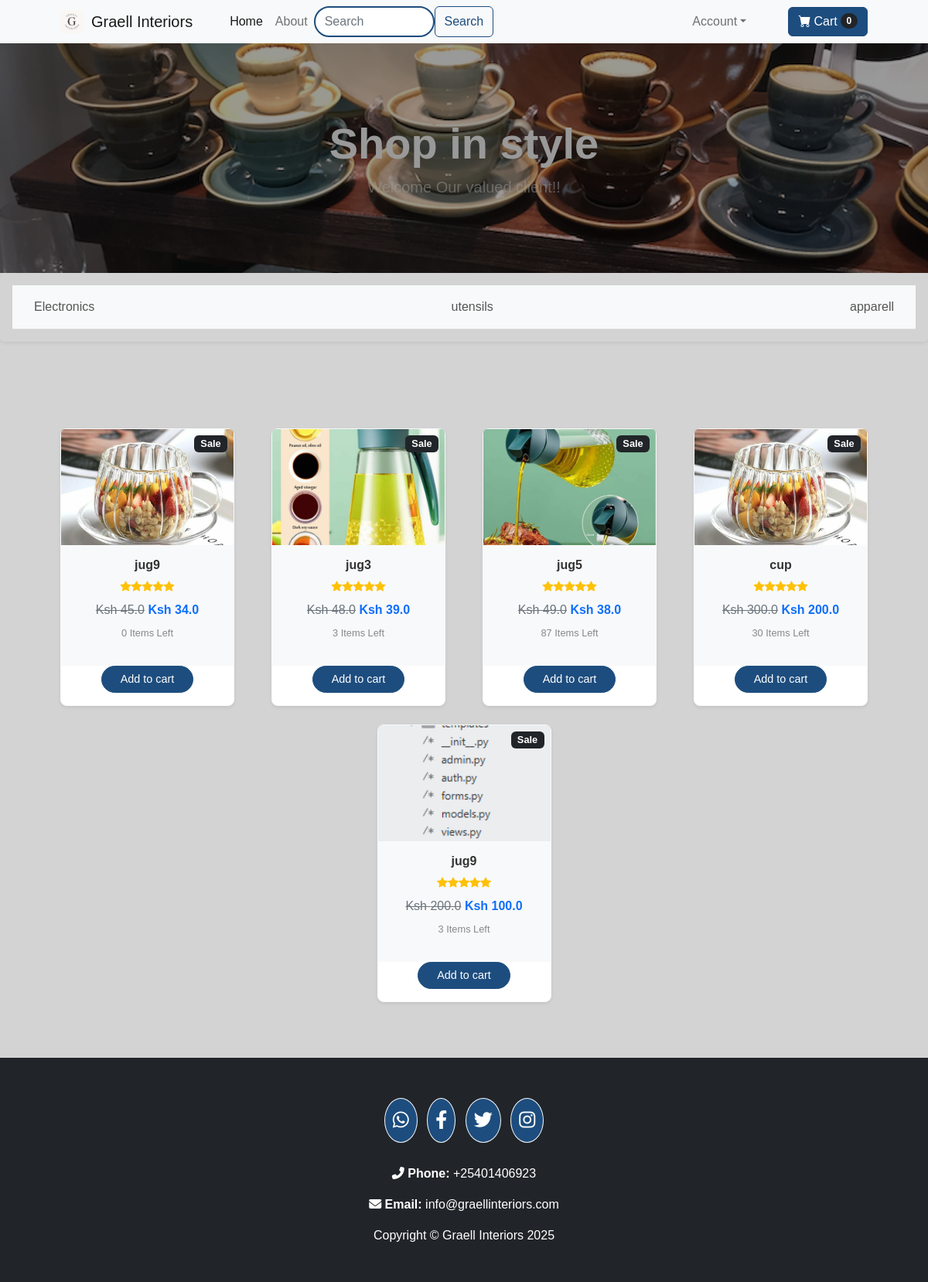
The page / on the database its author committed.
### website/models.py (models this page shows, shortened)
class Category(db.Model):
    id = db.Column(db.Integer, primary_key=True)
    name = db.Column(db.String(100), unique=True, nullable=False)
    products = db.relationship('Product', backref='category', lazy=True)

class Product(db.Model):
    id = db.Column(db.Integer, primary_key=True)
    product_name = db.Column(db.String(100), nullable=False)
    current_price = db.Column(db.Float, nullable=False)
    previous_price = db.Column(db.Float, nullable=False)
    in_stock = db.Column(db.Integer, nullable=False)
    product_picture = db.Column(db.String(1000), nullable=False)
    flash_sale = db.Column(db.Boolean, default=False)
    date_added = db.Column(db.DateTime, default=datetime.utcnow)
    category_id = db.Column(db.Integer, db.ForeignKey('category.id'), nullable=False)
    carts = db.relationship('Cart', backref=db.backref('product', lazy=True))
    orders = db.relationship('Order', backref=db.backref('product', lazy=True))

### website/views.py (the view)
@views.route('/')
def home():
    items = Product.query.all()
    return render_template('index.html', items=items, cart=Cart.query.filter_by(customer_link=current_user.id).all()
                           if current_user.is_authenticated else [])

### website/templates/index.html (shortened to what this page needs)
{% extends 'base.html' %}
{% block content %}
    <header class="bg-dark py-5" style="background-image: url('../static/assets/crock1.jpg'); background-size: cover; background-position: center;">
        <div class="container px-4 px-lg-5 my-5">
            <div class="text-center text-white">
                <h1 class="display-4 fw-bolder">Shop in style</h1>
                <p class="lead fw-normal text-white-50 mb-0">Welcome Our valued client!!</p>
            </div>
        </div>
    </header>
<div class="primary mb-3 rounded shadow-sm p-3">
  <nav class="category-navbar navbar navbar-expand-lg navbar-light bg-light py-2">
    <div class="container-fluid overflow-auto d-flex align-items-center">
      {% for category in categories %}
        <div class="category-link px-3" style="cursor: pointer;"
             onclick="window.location.href='{{ url_for('views.category_products', category_id=category.id) }}'"
             tabindex="0"
             onkeypress="if(event.key === 'Enter') window.location.href='{{ url_for('views.category_products', category_id=category.id) }}'">
          {{ category.name }}
        </div>
      {% endfor %}
    </div>
  </nav>
</div>
    <section class="py-5" style="background-color: lightgrey;">
        <div class="container px-4 px-lg-5 mt-5">
            <div class="row gx-4 gx-lg-5 row-cols-2 row-cols-md-3 row-cols-xl-4 justify-content-center">
                {% for item in items %}
                    <div class="col mb-4">
                        <div class="card h-100 shadow-sm rounded-3 border-light" style="background-color: #ffffff; max-width: 250px; margin: auto;">
                            <div class="badge bg-dark text-white position-absolute" style="top: 0.5rem; right: 0.5rem;">Sale</div>
                            <img class="card-img-top" src="{{ item.product_picture }}" alt="{{ item.product_name }}" style="object-fit: cover; height: 150px; width: 100%;" />
                            <div class="card-body p-3" style="background-color: #f8f9fa;">
                                <div class="text-center">
                                    <h5 class="fw-bolder" style="color: #333; font-size: 1rem;">{{ item.product_name }}</h5>
                                    <div class="d-flex justify-content-center small text-warning mb-2">
                                        <div class="bi-star-fill"></div>
                                        <div class="bi-star-fill"></div>
                                        <div class="bi-star-fill"></div>
                                        <div class="bi-star-fill"></div>
                                        <div class="bi-star-fill"></div>
                                    </div>
                                    <span class="text-muted text-decoration-line-through">Ksh {{ item.previous_price }}</span>
                                    <span class="text-primary fw-bold">Ksh {{ item.current_price }}</span>
                                    <p class="mt-2" style="font-size: 0.8rem; color: #888;">{{ item.in_stock }} Items Left</p>
                                </div>
                            </div>
                            <div class="card-footer p-3 pt-0 border-top-0 bg-transparent">
                                <div class="text-center">
                                    <a class="btn btn-primary rounded-pill px-4" href="/add-to-cart/{{ item.id }}" style="font-size: 0.9rem;">Add to cart</a>
                                </div>
                            </div>
                        </div>
                    </div>
                {% endfor %}
            </div>
        </div>
    </section>
{% endblock %}

### website/templates/base.html (style rules this page uses)
.btn-primary { background-color: #1d4d7e; border-color: #1d4d7e; }
body, .form-label, .card-body { color: #333333; }
header.bg-dark { position: relative; background-image: url('../static/assets/crock1.jpg'); background-size: cover; background-position: center; }
header.bg-dark::after { content: ''; position: absolute; top: 0; left: 0; right: 0; bottom: 0; background: rgba(0, 0, 0, 0.4); z-index: 1; }
header .container { z-index: 2; }
.card { border: 1px solid #ddd; border-radius: 10px; box-shadow: 0 2px 10px rgba(0, 0, 0, 0.1); transition: transform 0.3s ease; }
.card-footer .btn { background-color: #1d4d7e; border-color: #1d4d7e; color: white; font-size: 1.1rem; }
.card .badge { font-size: 0.8rem; }
.card-body .text-muted { color: #6c757d; }
.card-body .text-primary { color: #1d4d7e; }
body { background-color: lightgrey; font-family: 'Ubuntu', sans-serif; }

### website/templates/index.html (style rules this page uses)
.category-navbar { border-bottom: 1px solid #ddd; overflow-x: auto; -webkit-overflow-scrolling: touch; scrollbar-width: none; }
.category-link { white-space: nowrap; font-weight: 500; color: #555; font-size: 1rem; padding: 0.5rem 1rem; border-radius: 20px; transition: background-color 0.3s, color 0.3s; user-select: none; cursor: pointer; }

### rows shown on the page
Category: name "Electronics"
Category: name "utensils"
Category: name "apparell"
Product: product_picture (picture), product_name "jug9", previous_price "45.0", current_price "34.0", in_stock "0"
Product: product_picture (picture), product_name "jug3", previous_price "48.0", current_price "39.0", in_stock "3"
Product: product_picture (picture), product_name "jug5", previous_price "49.0", current_price "38.0", in_stock "87"
Product: product_picture (picture), product_name "cup", previous_price "300.0", current_price "200.0", in_stock "30"
Product: product_picture (picture), product_name "jug9", previous_price "200.0", current_price "100.0", in_stock "3"

### other values the page prints
{{ cart | length if cart | length > 0 else 0 }} "0"
